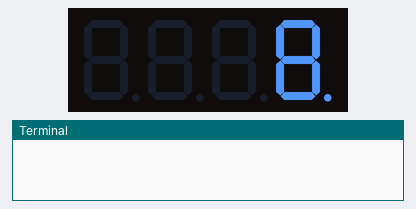
Recording of a program running on a simulated Raspberry Pi (header pin numbers). Shown: 4-digit seven-segment display, the last lines printed to the terminal. Threads take turns every 2 ms.

Above: at 0.1 s.
At 1.1 s:
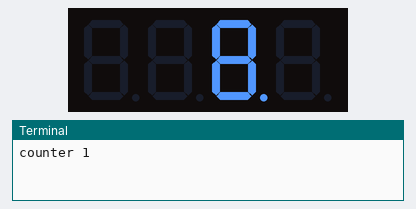
At 2.1 s:
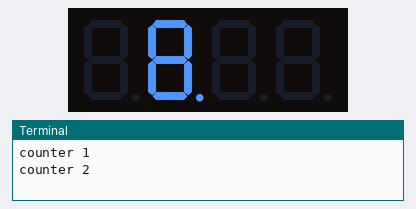
At 3.2 s:
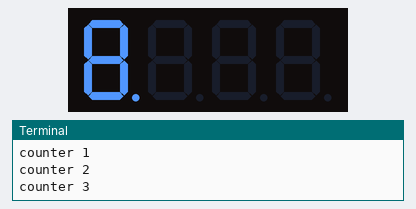

Measured:
- by itself, everything shown: repeats every 4.0 s, in 8 steps
- what the display in image 0 shows lasts 0.9 s, from 0.1 s to 1.0 s
- what the display in image 3 shows lasts 0.9 s, from 3.1 s to 4.0 s

The program:

7segment4.py
```python
import RPi.GPIO as GPIO
import time
import threading
# no display
# wiring needs to be checked
# main suspect is the IC 74HC595

LSBFIRST =1
MSBFIRST = 2

dataPin= 18
latchPin = 16
clockPin = 12

num =(0xc0, 0xf9, 0xa4, 0xb0, 0x99, 0x92, 0x82, 0xf8, 0x80, 0x90)

digitPin=(11,13,15,19)
counter = 0
t = 0

def setup():
    GPIO.setmode(GPIO.BOARD)
    GPIO.setup(dataPin, GPIO.OUT)
    GPIO.setup(latchPin, GPIO.OUT)
    GPIO.setup(clockPin, GPIO.OUT)
    for pin in digitPin:
        GPIO.setup(pin, GPIO.OUT)

def shiftOut(dPin, cPin, order, val):
    for i in range(0, 8):
        GPIO.output(cPin, GPIO.LOW)
        if(order == LSBFIRST):
            GPIO.output(dPin, ((0x01 & (val >> 0x01) and GPIO.HIGH or GPIO.LOW)))
        elif(order == MSBFIRST):
            GPIO.output(dPin, ((0x01 & (val << 0x09) and GPIO.HIGH or GPIO.LOW)))

        GPIO.output(cPin, GPIO.HIGH)

def outData(data):
    GPIO.output(latchPin, GPIO.LOW)
    shiftOut(dataPin, clockPin, MSBFIRST, data)
    GPIO.output(latchPin, GPIO.HIGH)


def selectDigit(digit):
    GPIO.output(digitPin[0], GPIO.LOW if ((digit & 0x08)== 0x08) else GPIO.HIGH)
    GPIO.output(digitPin[1], GPIO.LOW if ((digit & 0x04)== 0x04) else GPIO.HIGH)
    GPIO.output(digitPin[2], GPIO.LOW if ((digit & 0x02)== 0x02) else GPIO.HIGH)
    GPIO.output(digitPin[3], GPIO.LOW if ((digit & 0x01)== 0x01) else GPIO.HIGH)

def display(dec):
    outData(0xff)
    selectDigit(0x01)
    outData(num[dec%10])
    time.sleep(1)

    outData(0xff)
    selectDigit(0x02)
    outData(num[dec%100//10])
    time.sleep(1)

    outData(0xff)
    selectDigit(0x04)
    outData(num[dec%1000//100])
    time.sleep(1)

    outData(0xff)
    selectDigit(0x08)
    outData(num[dec%10000//1000])
    time.sleep(1)


def timer():
    global counter
    global t
    t = threading.Timer(1.0, timer)
    t.start()
    counter +=1
    print("counter %d"%counter)

def loop():
    global t
    global counter
    t = threading.Timer(1.0, timer)
    t.start()
    while True:
        display(counter)


def destroy():
    global t
    GPIO.cleanup()
    t.cancel()

if __name__=="__main__":
    setup()
    try:
        loop()
    except KeyboardInterrupt:
        destroy()


    
```
